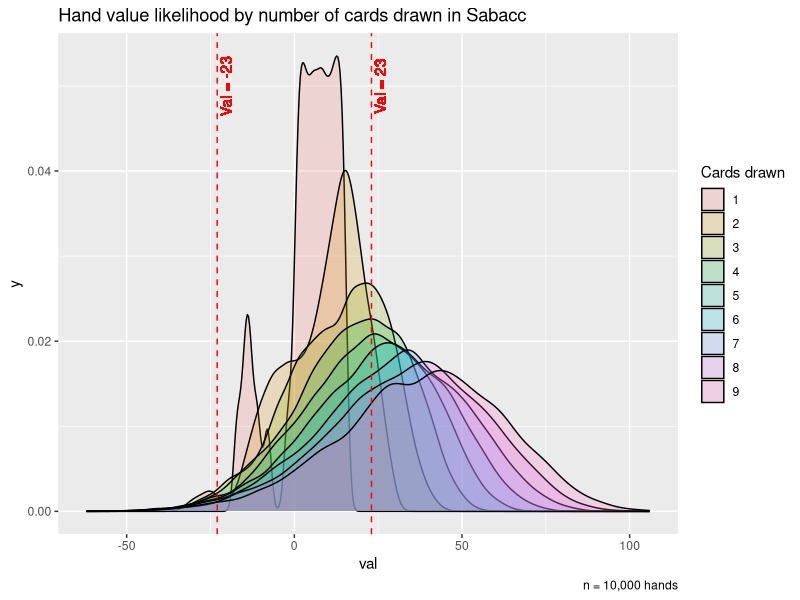

Here is the R script that generated this plot: (Note: this script raises an error after producing the figure.)
## ---- chunk 1
knitr::opts_chunk$set(echo = TRUE)
library(tidyverse)
library(stats)
library(knitr)
## ---- chunk 2
suits1 <- c("Sabers", "Flasks", "Coins", "Staves")
cards1 <- c("One", "Two", "Three", "Four", "Five", "Six",
           "Seven", "Eight", "Nine", "Ten", "Eleven",
           "Commander", "Mistress", "Master", "Ace")
deck1 <- data.frame(suits1 = character(0), cards1 = character(0))

  for (i in suits1){
    for (j in cards1){
      deck1 <- rbind.data.frame(deck1, cbind.data.frame(j, i))
    }
  }

val1 <- rep(1:15, 4)
deck1 <- cbind(deck1, val1)
colnames(deck1) <- c("card", "suit", "val")
## ---- chunk 3
suits2 <- c("Face", "Face")
cards2 <- c("The Star", "The Evil One", "Moderation", "Demise",
            "Balance", "Endurance", "Queen of Air and Darkness",
            "Idiot")
deck2 <- data.frame(suits2 = character(0), cards2 = character(0))

  for (i in suits2){
    for (j in cards2){
      deck2 <- rbind.data.frame(deck2, cbind.data.frame(j, i))
    }
  }

val2 <- rep(c(-17, -15, -14, -13, -11, -8, -2, 0), 2)
deck2 <- cbind(deck2, val2)
colnames(deck2) <- c("card", "suit", "val")
## ---- chunk 4
deck <- rbind(deck1, deck2)

remove(cards1, cards2, i, j, suits1, suits2, val1, val2, deck1, deck2)

head(deck, 10)
## ---- chunk 5
uplim <- 10000
handlim <- 9
tot <- data.frame()

  for(i in 1:uplim){
    trial <- i
    draw <- deck[ sample(nrow(deck), handlim, replace = FALSE), 3]
    val <- cumsum(draw)
    hand <- 1:handlim
    add <- cbind(trial, hand, draw, val)
    tot <- rbind(tot, add)
  }
## ---- chunk 6

ggplot(tot, aes(x = val, fill = as.character(hand))) +
  geom_density(alpha = 0.2) +
  geom_vline(xintercept = 23, linetype = "dashed", color = "red") + 
  geom_vline(xintercept = -23, linetype = "dashed", color = "red") +
  geom_text(aes(x = 23, label = "Val = 23", y = 0.05), color = "red", 
            angle = 90, vjust = 1.2) +
  geom_text(aes(x = -23, label = "Val = -23", y = 0.05), color = "red", 
            angle = 90, vjust = 1.2) +
  labs(title = "Hand value likelihood by number of cards drawn in Sabacc",
       caption = "n = 10,000 hands",
       fill = "Cards drawn")

## ---- chunk 7
neg_sabacc <- count(tot, val == -23)

prob_neg_sabacc <- neg_sabacc[2, 2]/uplim

prob_neg_sabacc
## ---- chunk 8
pure_sabacc <- count(tot, val == -23 | val == 23)

prob_pure_sabacc <- pure_sabacc[2, 2]/uplim

prob_pure_sabacc
## ---- chunk 9
uplim <- 5
handlim <- 3
ia <- c("Idiot", "Two", "Three")
tot <- matrix(ncol = handlim)
test <- matrix(ncol = 3)

for(i in 1:uplim){
  draw <- deck[sample(nrow(deck), handlim, replace = FALSE), 1]
  tot <- rbind(tot, as.character(draw))
}
tot <- tot[-1, ]

for(i in 1:uplim){
  test <- rbind(test, ia %in% tot[i, ])
}
test <- test[-1, ]
tot <- cbind(test, tot)
colnames(tot) <- c("Idiot", "Two", "Three", "1", "2", "3")
tot
## ---- chunk 10

kable(truthtable, digits = 4,
      caption = "Probability of holding an Idiot's Array by number of cards drawn")

